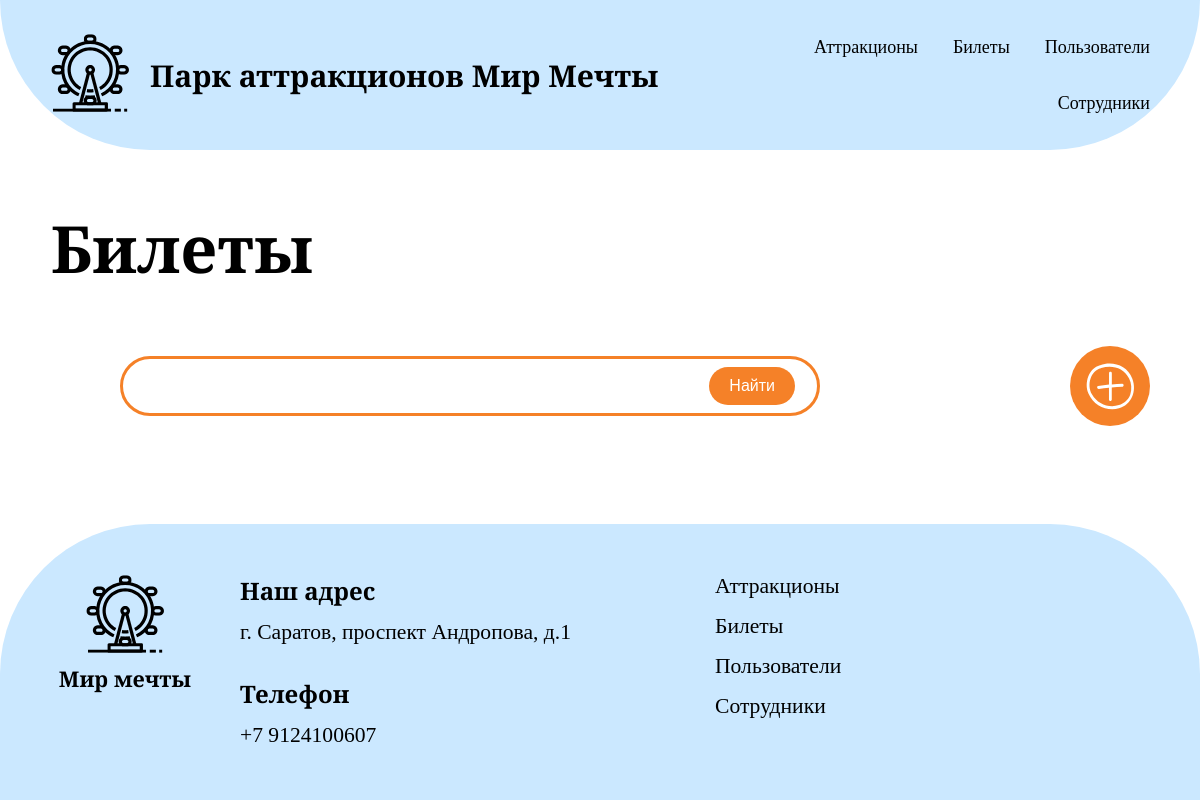
The page /tickets/ on the database as committed earlier.
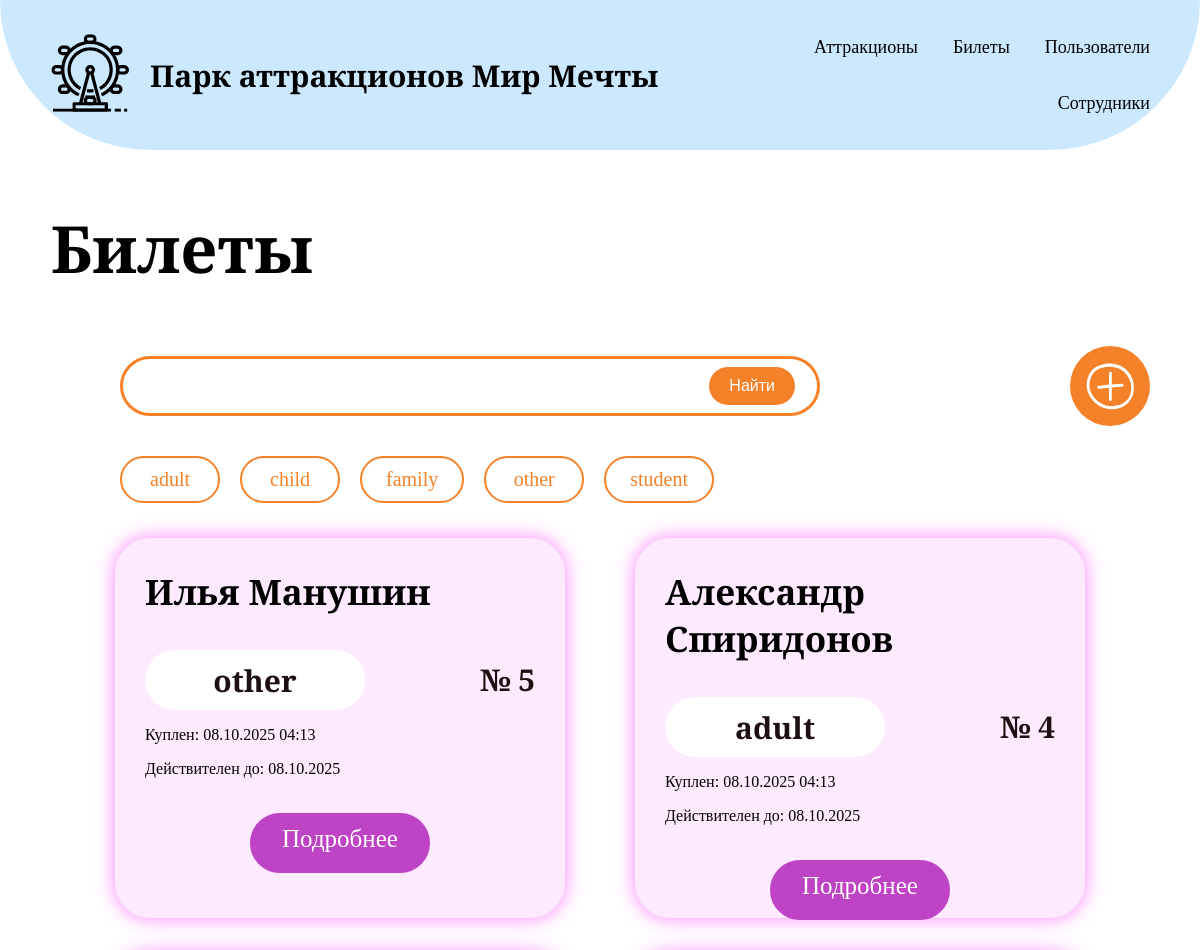
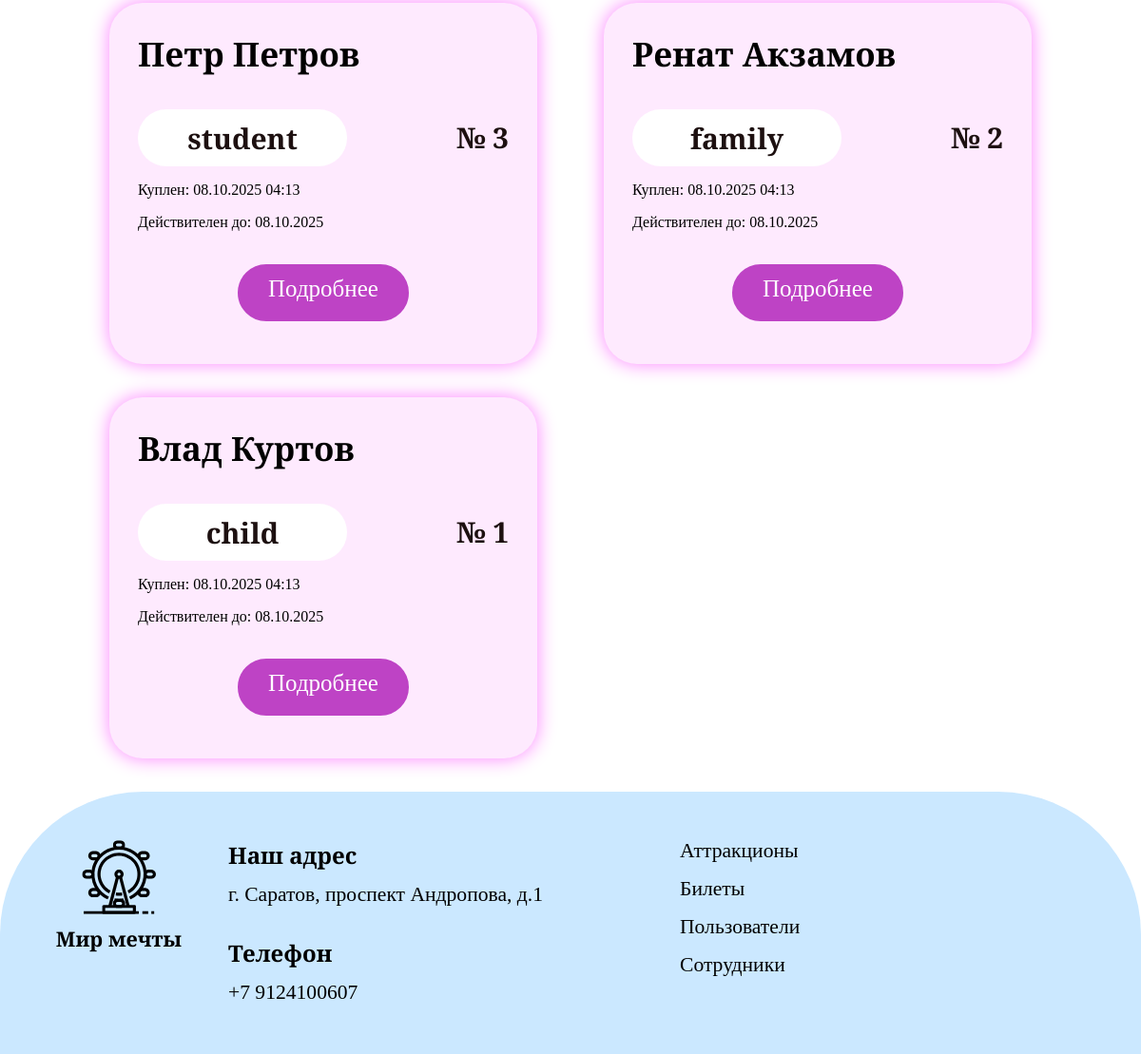
The same page on the database as committed later (2 pictures, top to bottom).
### first_app/models.py (models this page shows, shortened)
class TicketTypes(models.Model):
    NAME_CHOICES = [
        ('child', 'Детский'),
        ('adult', 'Взрослый'),
        ('family', 'Семейный'),
        ('student', 'Студенческий'),
        ('other', 'Другое')
    ]
    name = models.CharField('Название', max_length=50, choices=NAME_CHOICES)
    price = models.DecimalField('Цена', max_digits=10, decimal_places=2)
    validity_duration = models.IntegerField('Срок действия (дни)', default=1)
    class Meta:
        verbose_name = "Тип билета"
        verbose_name_plural = "Типы билетов"
        ordering = ["name"]

class Tickets(models.Model):
    user = models.ForeignKey(Users, on_delete=models.CASCADE, verbose_name='Пользователь')
    ticket_type = models.ForeignKey(TicketTypes, on_delete=models.PROTECT, verbose_name='Тип билета')
    purchase_date = models.DateTimeField('Дата и время покупки', default=timezone.now)
    valid_until = models.DateTimeField('Действителен до, null=True, blank=True')
    usage_time = models.DateTimeField('Время использования', null=True, blank=True)
    class Meta:
        verbose_name = "Билет"
        verbose_name_plural = "Билеты"
        ordering = ["-purchase_date"]
        indexes = [
            models.Index(fields=["user", "ticket_type"]),
            models.Index(fields=["valid_until"]),
        ]

class Users(models.Model):
    name = models.CharField(verbose_name='Имя', max_length=20)
    surname = models.CharField('Фамилия', max_length=25)
    birth_date = models.DateField('Дата рождения')
    phone_number = models.CharField('Номер телефона', max_length=20)
    email = models.EmailField('e-mail', max_length=100, unique=True)
    password_hash = models.CharField('Пароль', max_length=255)
    created_at = models.DateTimeField('Дата и время регистрации')
    profile_picture = models.ImageField('Фотография профиля', upload_to='users_photos/', null=True, blank=True)
    class Meta:
        verbose_name = "Пользователь"
        verbose_name_plural = "Пользователи"
        ordering = ["surname", "name"]
        indexes = [
            models.Index(fields=["surname"])
        ]

### first_app/views.py (the view)
# urls.py: path('tickets/', tickets, name='tickets'),
def tickets(request):
    all_tickets = Tickets.objects.select_related('user', 'ticket_type').all().order_by('-purchase_date')
    all_ticket_types = TicketTypes.objects.all()
    context = {
        'tickets_list': all_tickets,
        'ticket_types': all_ticket_types,
    }
    return render(request, 'tickets.html', context)

### first_app/templates/tickets.html (shortened to what this page needs)
{% extends "base.html" %}
{% load static %}
{%block main%}
<div class="container">
    <section class="page-search">
        <h1 class="page-title">Билеты</h1>
        <form class="search" action="/search" method="get">
            <div class="search-container">
                <input class="search-input" type="text" name="query">
                <button type="submit" class="search-button">Найти</button>
            </div>
            <img src="{% static 'images/add.svg' %}" alt="добавить" class="add">
        </form>
        <div class="ticket-filters">
            {% for type in ticket_types %}
            <div class="filter-option">
                <label for="{{ type.name|slugify }}" class="ticket-btn">{{ type.name }}</label>
            </div>
            {% endfor %}
        </div>
    </section>
    <section class="tickets-menu">
        {% for ticket in tickets_list %}
        <div class="ticket-card">
            <h3 class="card-header">{{ ticket.user.name }} {{ ticket.user.surname }}</h3>
            <div class="ticket-info">
               <h3 class="ticket-type">{{ ticket.ticket_type.name }}</h3>
               <h3 class="ticket-id">№ {{ ticket.id }}</h3>
            </div>
            <div class="ticket-dates">
               <p class="date-text">Куплен: {{ ticket.purchase_date|date:"d.m.Y H:i" }}</p>
               {% if ticket.valid_until %}
               <p class="date-text">Действителен до: {{ ticket.valid_until|date:"d.m.Y" }}</p>
               {% else %}
               <p class="date-text">Бессрочный</p>
               {% endif %}
            </div>
            <a href="#" class="details-ticket">
                <div class="details-button">
                    <p class="details-text">Подробнее</p>
                </div>
            </a>
        </div>
        {% endfor %}
    </section>
</div>
{%endblock%}

### first_app/templates/base.html (shortened to what this page needs)
{% load static %}
<!DOCTYPE html>
<html lang="en">
<head>
    <link rel="stylesheet" href="{% static 'css/style.css' %}">
</head>
<body>
    <header>
        <div class="container">
            <div class="header-inner">
                <div class="header-left">
                    <a href="{% url 'attractions' %}" class="link-logo">
                        <img src="{% static 'images/logo.svg' %}" alt="Логотип парка Мир Мечты" class="logo">
                    </a>
                    <h1 class="name">Парк аттракционов Мир Мечты</h1>
                </div>
                <nav class="menu">
                    <ul class="menu-list">
                        <li><a href="{% url 'attractions' %}">Аттракционы</a></li>
                        <li><a href="{% url 'tickets' %}">Билеты</a></li>
                        <li><a href="{% url 'users' %}">Пользователи</a></li>
                        <li><a href="{% url 'staff' %}">Сотрудники</a></li>
                    </ul>
                </nav>
            </div>
        </div>
    </header>
    <main>
        {%block main%}
        {%endblock%}
    </main>
    <footer>
        <div class="container">
            <div class="footer-content">
                <div class="footer-logo">
                    <div class="logo-container">
                        <img src="{% static 'images/logo.svg' %}" alt="Логотип парка Мир Мечты" class="footer-logo-img">
                        <p class="logo-text">Мир мечты</p>
                    </div>
                </div>
                <div class="footer-contacts">
                    <div class="contact-item">
                        <h3>Наш адрес</h3>
                        <p>г. Саратов, проспект Андропова, д.1</p>
                    </div>
                    <div class="contact-item">
                        <h3>Телефон</h3>
                        <p>+7 9124100607</p>
                    </div>
                </div>
                <div class="footer-menu">
                    <ul>
                        <li><a href="{% url 'attractions' %}">Аттракционы</a></li>
                        <li><a href="{% url 'tickets' %}">Билеты</a></li>
                        <li><a href="{% url 'users' %}">Пользователи</a></li>
                        <li><a href="{% url 'staff' %}">Сотрудники</a></li>
                    </ul>
                </div>
            </div>
        </div>
    </footer>
</body>
</html>

Rows that differ between the two databases and show on the page:
added TicketTypes: name "adult"
added TicketTypes: name "child"
added TicketTypes: name "family"
added TicketTypes: name "other"
added TicketTypes: name "student"
added Tickets: user.name "Илья", user.surname "Манушин", ticket_type.name "other", id "5", purchase_date "08.10.2025 04:13", valid_until "08.10.2025"
added Tickets: user.name "Александр", user.surname "Спиридонов", ticket_type.name "adult", id "4", purchase_date "08.10.2025 04:13", valid_until "08.10.2025"
added Tickets: user.name "Петр", user.surname "Петров", ticket_type.name "student", id "3", purchase_date "08.10.2025 04:13", valid_until "08.10.2025"
added Tickets: user.name "Ренат", user.surname "Акзамов", ticket_type.name "family", id "2", purchase_date "08.10.2025 04:13", valid_until "08.10.2025"
added Tickets: user.name "Влад", user.surname "Куртов", ticket_type.name "child", id "1", purchase_date "08.10.2025 04:13", valid_until "08.10.2025"
